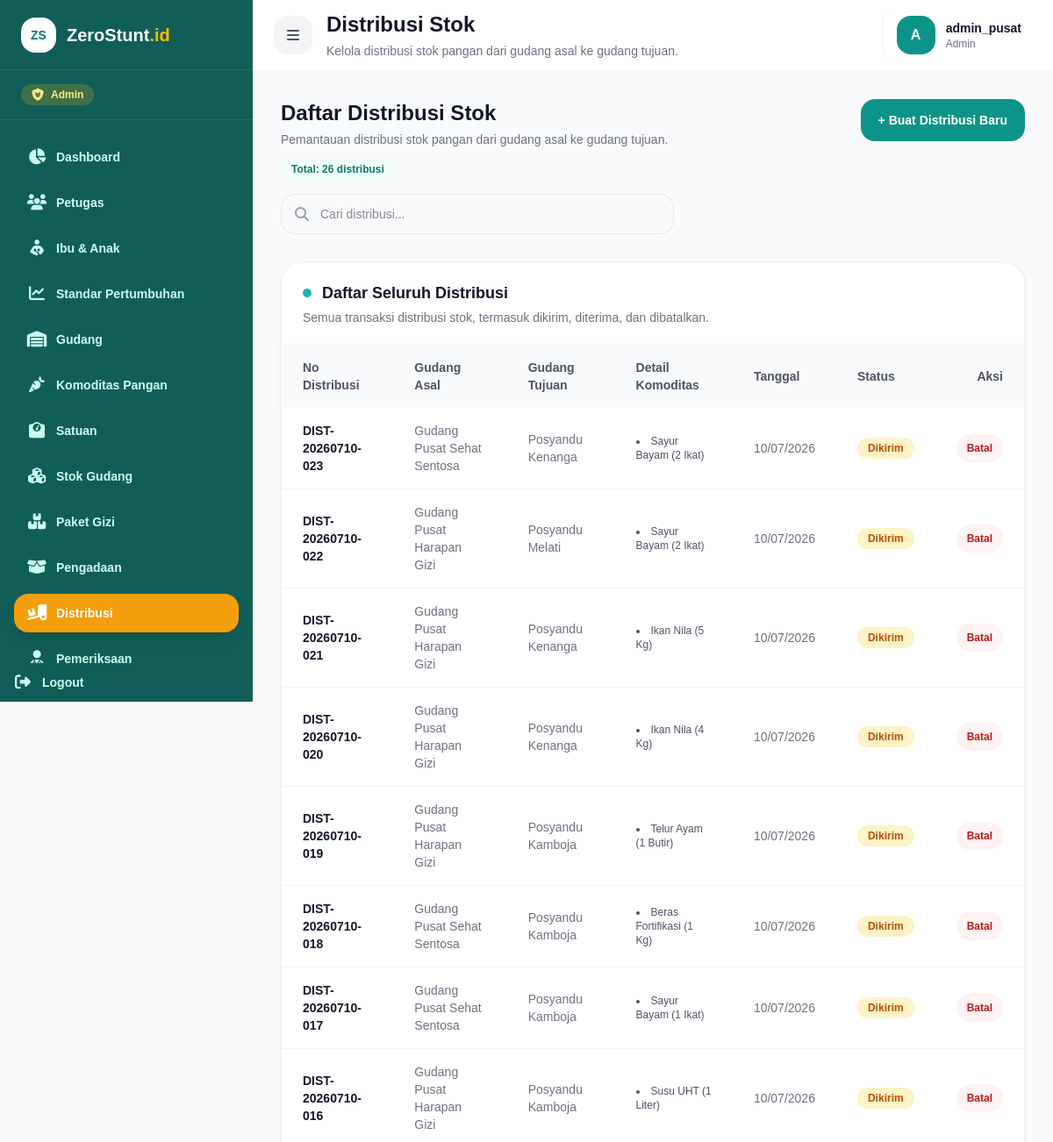
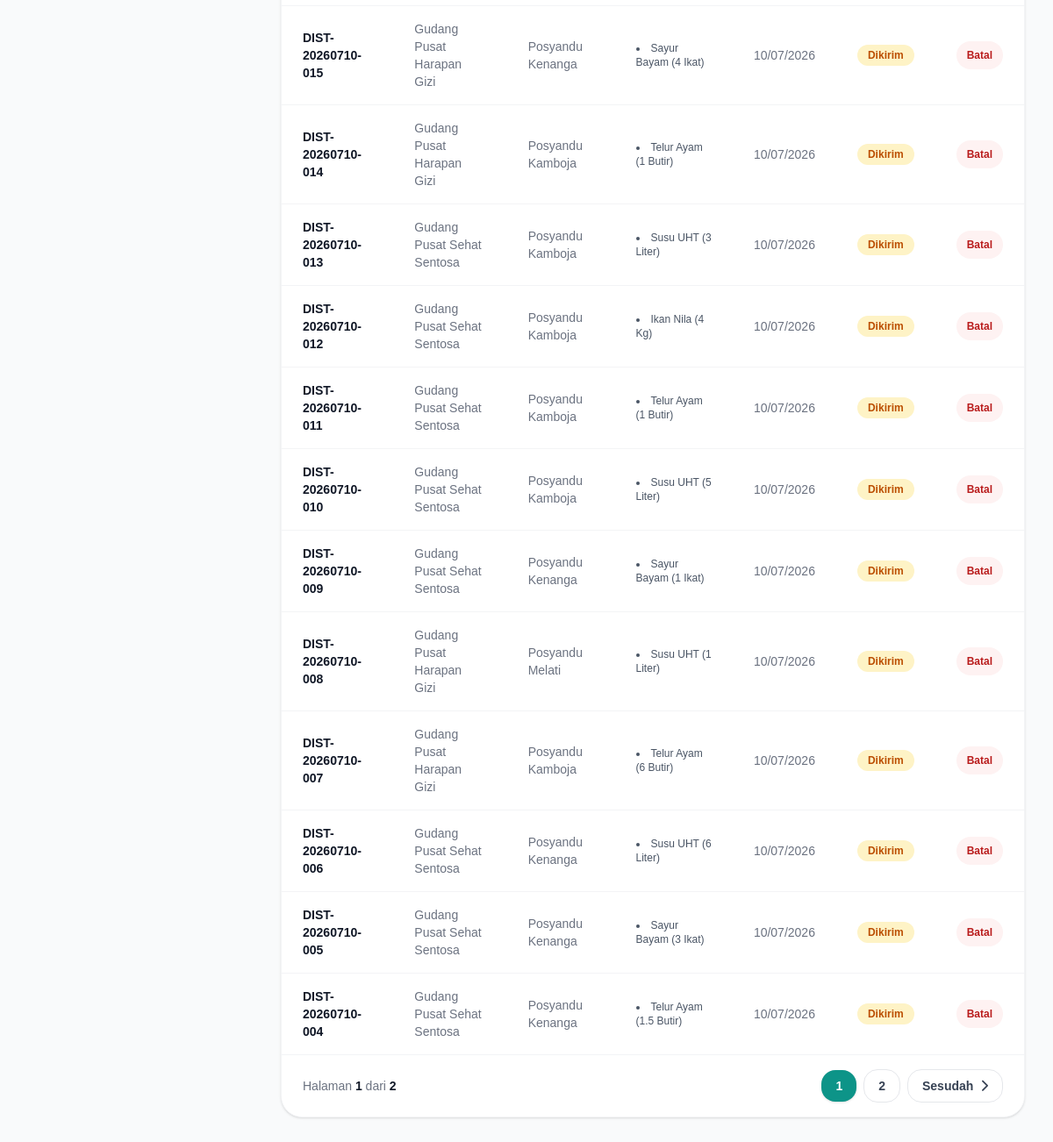
The app's page /transaksi/distribusi (signed in) with its own data (2 pictures, top to bottom).
### tables this page shows
CREATE TABLE `t_distribusi` (
  `id_distribusi` int NOT NULL,
  `no_distribusi` varchar(50) NOT NULL,
  `id_gudang_asal` int NOT NULL,
  `id_gudang_tujuan` int NOT NULL,
  `tanggal_distribusi` date NOT NULL,
  `status_distribusi` enum('Dikirim','Diterima','Dibatalkan') NOT NULL DEFAULT 'Dikirim',
  `catatan` text,
  `created_by` int DEFAULT NULL,
  `received_by` int DEFAULT NULL,
  `received_at` datetime DEFAULT NULL,
  `tgl_created` timestamp NULL DEFAULT CURRENT_TIMESTAMP,
  `tgl_updated` timestamp NULL DEFAULT CURRENT_TIMESTAMP ON UPDATE CURRENT_TIMESTAMP,
  `deleted_at` datetime DEFAULT NULL
);

CREATE TABLE `gudang` (
  `id_gudang` int NOT NULL,
  `nama_gudang` varchar(100) NOT NULL,
  `lokasi_gudang` text,
  `jenis_gudang` enum('Pusat','Posyandu') NOT NULL,
  `alamat_lengkap` text,
  `nama_pengelola` varchar(100) DEFAULT NULL,
  `tgl_created` timestamp NULL DEFAULT CURRENT_TIMESTAMP,
  `is_deleted` tinyint(1) NOT NULL DEFAULT '0'
);

CREATE TABLE `t_distribusi_detail` (
  `id_distribusi_detail` int NOT NULL,
  `id_distribusi` int NOT NULL,
  `id_komoditas` int NOT NULL,
  `jumlah` decimal(12,2) NOT NULL DEFAULT '0.00',
  `tgl_created` timestamp NULL DEFAULT CURRENT_TIMESTAMP
);

CREATE TABLE `komoditas_pangan` (
  `id_komoditas` int NOT NULL,
  `nama_komoditas` varchar(100) NOT NULL,
  `kategori_gizi` varchar(50) DEFAULT NULL,
  `id_satuan` int NOT NULL,
  `deskripsi` text,
  `tgl_created` timestamp NULL DEFAULT CURRENT_TIMESTAMP,
  `is_deleted` tinyint(1) NOT NULL DEFAULT '0'
);

CREATE TABLE `satuan` (
  `id_satuan` int NOT NULL,
  `nama_satuan` varchar(50) NOT NULL,
  `singkat` varchar(10) NOT NULL,
  `tgl_created` timestamp NULL DEFAULT CURRENT_TIMESTAMP,
  `is_deleted` tinyint(1) NOT NULL DEFAULT '0'
);

### views/transaksi/distribusi/index.php (the view, shortened to what the rows shown need)
<?php
$data = $data ?? [];
$distribusiList = $data['distribusi'] ?? [];
$role = $_SESSION['role'] ?? '';
$isAdmin = defined('ROLE_ADMIN')
    ? $role === ROLE_ADMIN
    : strtolower($role) === 'admin';
$isKader = defined('ROLE_KADER')
    ? $role === ROLE_KADER
    : strtolower($role) === 'kader';
$ongoingDistribusiList = [];
$historyDistribusiList = [];
$formatJumlah = function ($value) {
    $number = number_format((float) $value, 2, '.', '');
    return rtrim(rtrim($number, '0'), '.');
};
$renderDistribusiRows = function (array $list, string $emptyMessage) use ($formatJumlah, $isAdmin, $isKader) {
?>
    <div class="overflow-x-auto">
        <table class="w-full text-sm">
            <thead class="bg-gray-50">
                <tr>
                    <th class="px-6 py-4 text-left font-bold text-gray-600">No Distribusi</th>
                    <th class="px-6 py-4 text-left font-bold text-gray-600">Gudang Asal</th>
                    <th class="px-6 py-4 text-left font-bold text-gray-600">Gudang Tujuan</th>
                    <th class="px-6 py-4 text-left font-bold text-gray-600">Detail Komoditas</th>
                    <th class="px-6 py-4 text-left font-bold text-gray-600">Tanggal</th>
                    <th class="px-6 py-4 text-left font-bold text-gray-600">Status</th>
                    <th class="px-6 py-4 text-right font-bold text-gray-600">Aksi</th>
                </tr>
            </thead>
            <tbody class="divide-y divide-gray-100">
                <?php foreach ($list as $d): ?>
                    <tr class="hover:bg-gray-50">
                        <td class="px-6 py-4 font-bold text-gray-900">
                            <?= htmlspecialchars($d['no_distribusi'] ?? '-'); ?>
                        </td>
                        <td class="px-6 py-4 text-gray-500">
                            <?= htmlspecialchars($d['gudang_asal'] ?? '-'); ?>
                        </td>
                        <td class="px-6 py-4 text-gray-500">
                            <?= htmlspecialchars($d['gudang_tujuan'] ?? '-'); ?>
                        </td>
                        <td class="px-6 py-4">
                            <?php if (!empty($d['details'])): ?>
                                <ul class="list-disc list-inside text-xs text-gray-600 space-y-1">
                                    <?php foreach ($d['details'] as $det): ?>
                                        <li>
                                            <?= htmlspecialchars($det['nama_komoditas'] ?? '-'); ?>
                                            (<?= htmlspecialchars($formatJumlah($det['jumlah'] ?? 0)); ?>
                                            <?= htmlspecialchars($det['satuan'] ?? ''); ?>)
                                        </li>
                                    <?php endforeach; ?>
                                </ul>
                            <?php else: ?>
                                <span class="text-xs text-gray-400">-</span>
                            <?php endif; ?>
                        </td>
                        <td class="px-6 py-4 text-gray-500">
                            <?= !empty($d['tanggal_distribusi'])
                                ? htmlspecialchars(date('d/m/Y', strtotime($d['tanggal_distribusi'])))
                                : '-'; ?>
                        </td>
                        <td class="px-6 py-4">
                            <?php
                            $status = $d['status_distribusi'] ?? '-';
                            $class = 'bg-gray-100 text-gray-700';
                            if ($status === 'Dikirim') {
                                $class = 'bg-amber-100 text-amber-700';
                            } elseif ($status === 'Diterima') {
                                $class = 'bg-green-100 text-green-700';
                            } elseif ($status === 'Dibatalkan') {
                                $class = 'bg-red-100 text-red-700';
                            }
                            ?>
                            <span class="inline-flex rounded-full px-3 py-1 text-xs font-bold <?= $class; ?>">
                                <?= htmlspecialchars($status); ?>
                            </span>
                        </td>
                        <td class="px-6 py-4 text-right">
                            <?php if (($d['status_distribusi'] ?? '') === 'Dikirim' && $isKader): ?>
                                <form action="/transaksi/distribusi/terima" method="POST"
                                    data-confirm
                                    data-confirm-title="Terima distribusi?"
                                    data-confirm-message="Pastikan stok fisik sudah diterima di posyandu sebelum menandai distribusi sebagai diterima."
                                    data-confirm-text="Ya, terima"
                                    data-confirm-tone="success">
                                    <input type="hidden"
                                        name="id_distribusi"
                                        value="<?= htmlspecialchars($d['id_distribusi'] ?? ''); ?>">
                                    <button type="submit"
                                        class="rounded-xl bg-green-50 px-3 py-2 text-xs font-bold text-green-700 transition hover:bg-green-100">
                                        Terima
                                    </button>
                                </form>
                            <?php elseif (($d['status_distribusi'] ?? '') === 'Dikirim' && $isAdmin): ?>
                                <form action="/transaksi/distribusi/batal" method="POST"
                                    data-confirm
                                    data-confirm-title="Batalkan distribusi?"
                                    data-confirm-message="Distribusi ini akan dibatalkan dan tidak dapat diterima oleh kader."
                                    data-confirm-text="Ya, batalkan"
                                    data-confirm-tone="danger">
                                    <button type="submit"
                                        class="rounded-xl bg-red-50 px-3 py-2 text-xs font-bold text-red-700 transition hover:bg-red-100">
                                        Batal
                                    </button>
                                </form>
                            <?php else: ?>
                                <span class="text-xs font-semibold text-gray-400">-</span>
                            <?php endif; ?>
                        </td>
                    </tr>
                <?php endforeach; ?>
            </tbody>
        </table>
    </div>
<?php
};
$renderDistribusiCard = function (
    string $title,
    string $subtitle,
    array $list,
    string $emptyMessage,
    string $dotClass = 'bg-teal-500',
    bool $showPagination = false
) use ($renderDistribusiRows, $data) {
?>
    <div class="overflow-hidden rounded-3xl border border-gray-100 bg-white shadow-sm">
        <div class="border-b border-gray-100 px-6 py-5">
            <div class="flex items-center gap-3">
                <span class="h-2.5 w-2.5 rounded-full <?= $dotClass; ?>"></span>
                <h3 class="text-lg font-extrabold text-gray-900">
                    <?= htmlspecialchars($title); ?>
                </h3>
            </div>
            <p class="mt-1 text-sm text-gray-500">
                <?= htmlspecialchars($subtitle); ?>
            </p>
        </div>
        <?php $renderDistribusiRows($list, $emptyMessage); ?>
        <?php if ($showPagination): ?>
            <?php
            $paginationData = [
                'halaman_aktif' => $data['current_page'] ?? 1,
                'total_halaman' => $data['total_pages'] ?? 1,
                'total_data' => $data['total_data'] ?? count($list),
                'per_halaman' => $data['per_halaman'] ?? 20,
                'page_param' => 'page'
            ];
            require '../views/partials/pagination.php';
            ?>
        <?php endif; ?>
    </div>
    <?php
};
$renderDistribusiContent = function () use (
    $isKader,
    $distribusiList,
    $ongoingDistribusiList,
    $historyDistribusiList,
    $renderDistribusiCard
) {
    if ($isKader) {
    ?>
        <div class="space-y-8">
            <?php
            $renderDistribusiCard(
                'Distribusi Sedang Dikirim',
                'Distribusi yang masih menunggu diterima oleh kader.',
                $ongoingDistribusiList,
                'Tidak ada distribusi yang sedang dikirim.',
                'bg-amber-500',
                false
            );
            $renderDistribusiCard(
                'Riwayat Penerimaan Distribusi',
                'Distribusi yang sudah berhasil diterima.',
                $historyDistribusiList,
                'Belum ada riwayat penerimaan distribusi.',
                'bg-green-500',
                false
            );
            ?>
        </div>
<?php
        return;
    }
    $renderDistribusiCard(
        'Daftar Seluruh Distribusi',
        'Semua transaksi distribusi stok, termasuk dikirim, diterima, dan dibatalkan.',
        $distribusiList,
        'Belum ada data distribusi.',
        'bg-teal-500',
        true
    );
};
?>
<div class="space-y-8">
    <div class="space-y-4">
        <div class="flex flex-col gap-4 sm:flex-row sm:items-start sm:justify-between">
            <div>
                <h2 class="text-2xl font-extrabold text-gray-900">
                    Daftar Distribusi Stok
                </h2>
            </div>
        </div>
    </div>
    <div id="tableResult">
        <?php $renderDistribusiContent(); ?>
    </div>
</div>
<?php
require '../views/layouts/dashboard.php';

### records on screen
t_distribusi: no_distribusi "DIST-20260710-023", id_gudang_asal.nama_gudang "Gudang Pusat Sehat Sentosa", id_gudang_tujuan.nama_gudang "Posyandu Kenanga", tanggal_distribusi "10/07/2026", status_distribusi "Dikirim"
t_distribusi_detail: id_komoditas.nama_komoditas "Sayur Bayam", jumlah "2", satuan.singkat "Ikat"
t_distribusi: no_distribusi "DIST-20260710-022", id_gudang_asal.nama_gudang "Gudang Pusat Harapan Gizi", id_gudang_tujuan.nama_gudang "Posyandu Melati", tanggal_distribusi "10/07/2026", status_distribusi "Dikirim"
t_distribusi_detail: id_komoditas.nama_komoditas "Sayur Bayam", jumlah "2", satuan.singkat "Ikat"
t_distribusi: no_distribusi "DIST-20260710-021", id_gudang_asal.nama_gudang "Gudang Pusat Harapan Gizi", id_gudang_tujuan.nama_gudang "Posyandu Kenanga", tanggal_distribusi "10/07/2026", status_distribusi "Dikirim"
t_distribusi_detail: id_komoditas.nama_komoditas "Ikan Nila", jumlah "5", satuan.singkat "Kg"
t_distribusi: no_distribusi "DIST-20260710-020", id_gudang_asal.nama_gudang "Gudang Pusat Harapan Gizi", id_gudang_tujuan.nama_gudang "Posyandu Kenanga", tanggal_distribusi "10/07/2026", status_distribusi "Dikirim"
t_distribusi_detail: id_komoditas.nama_komoditas "Ikan Nila", jumlah "4", satuan.singkat "Kg"
t_distribusi: no_distribusi "DIST-20260710-019", id_gudang_asal.nama_gudang "Gudang Pusat Harapan Gizi", id_gudang_tujuan.nama_gudang "Posyandu Kamboja", tanggal_distribusi "10/07/2026", status_distribusi "Dikirim"
t_distribusi_detail: id_komoditas.nama_komoditas "Telur Ayam", jumlah "1", satuan.singkat "Butir"
t_distribusi: no_distribusi "DIST-20260710-018", id_gudang_asal.nama_gudang "Gudang Pusat Sehat Sentosa", id_gudang_tujuan.nama_gudang "Posyandu Kamboja", tanggal_distribusi "10/07/2026", status_distribusi "Dikirim"
t_distribusi_detail: id_komoditas.nama_komoditas "Beras Fortifikasi", jumlah "1", satuan.singkat "Kg"
t_distribusi: no_distribusi "DIST-20260710-017", id_gudang_asal.nama_gudang "Gudang Pusat Sehat Sentosa", id_gudang_tujuan.nama_gudang "Posyandu Kamboja", tanggal_distribusi "10/07/2026", status_distribusi "Dikirim"
t_distribusi_detail: id_komoditas.nama_komoditas "Sayur Bayam", jumlah "1", satuan.singkat "Ikat"
t_distribusi: no_distribusi "DIST-20260710-016", id_gudang_asal.nama_gudang "Gudang Pusat Harapan Gizi", id_gudang_tujuan.nama_gudang "Posyandu Kamboja", tanggal_distribusi "10/07/2026", status_distribusi "Dikirim"
t_distribusi_detail: id_komoditas.nama_komoditas "Susu UHT", jumlah "1", satuan.singkat "Liter"
t_distribusi: no_distribusi "DIST-20260710-015", id_gudang_asal.nama_gudang "Gudang Pusat Harapan Gizi", id_gudang_tujuan.nama_gudang "Posyandu Kenanga", tanggal_distribusi "10/07/2026", status_distribusi "Dikirim"
t_distribusi_detail: id_komoditas.nama_komoditas "Sayur Bayam", jumlah "4", satuan.singkat "Ikat"
t_distribusi: no_distribusi "DIST-20260710-014", id_gudang_asal.nama_gudang "Gudang Pusat Harapan Gizi", id_gudang_tujuan.nama_gudang "Posyandu Kamboja", tanggal_distribusi "10/07/2026", status_distribusi "Dikirim"
t_distribusi_detail: id_komoditas.nama_komoditas "Telur Ayam", jumlah "1", satuan.singkat "Butir"
t_distribusi: no_distribusi "DIST-20260710-013", id_gudang_asal.nama_gudang "Gudang Pusat Sehat Sentosa", id_gudang_tujuan.nama_gudang "Posyandu Kamboja", tanggal_distribusi "10/07/2026", status_distribusi "Dikirim"
t_distribusi_detail: id_komoditas.nama_komoditas "Susu UHT", jumlah "3", satuan.singkat "Liter"
t_distribusi: no_distribusi "DIST-20260710-012", id_gudang_asal.nama_gudang "Gudang Pusat Sehat Sentosa", id_gudang_tujuan.nama_gudang "Posyandu Kamboja", tanggal_distribusi "10/07/2026", status_distribusi "Dikirim"
t_distribusi_detail: id_komoditas.nama_komoditas "Ikan Nila", jumlah "4", satuan.singkat "Kg"
t_distribusi: no_distribusi "DIST-20260710-011", id_gudang_asal.nama_gudang "Gudang Pusat Sehat Sentosa", id_gudang_tujuan.nama_gudang "Posyandu Kamboja", tanggal_distribusi "10/07/2026", status_distribusi "Dikirim"
t_distribusi_detail: id_komoditas.nama_komoditas "Telur Ayam", jumlah "1", satuan.singkat "Butir"
t_distribusi: no_distribusi "DIST-20260710-010", id_gudang_asal.nama_gudang "Gudang Pusat Sehat Sentosa", id_gudang_tujuan.nama_gudang "Posyandu Kamboja", tanggal_distribusi "10/07/2026", status_distribusi "Dikirim"
t_distribusi_detail: id_komoditas.nama_komoditas "Susu UHT", jumlah "5", satuan.singkat "Liter"
t_distribusi: no_distribusi "DIST-20260710-009", id_gudang_asal.nama_gudang "Gudang Pusat Sehat Sentosa", id_gudang_tujuan.nama_gudang "Posyandu Kenanga", tanggal_distribusi "10/07/2026", status_distribusi "Dikirim"
t_distribusi_detail: id_komoditas.nama_komoditas "Sayur Bayam", jumlah "1", satuan.singkat "Ikat"
t_distribusi: no_distribusi "DIST-20260710-008", id_gudang_asal.nama_gudang "Gudang Pusat Harapan Gizi", id_gudang_tujuan.nama_gudang "Posyandu Melati", tanggal_distribusi "10/07/2026", status_distribusi "Dikirim"
t_distribusi_detail: id_komoditas.nama_komoditas "Susu UHT", jumlah "1", satuan.singkat "Liter"
t_distribusi: no_distribusi "DIST-20260710-007", id_gudang_asal.nama_gudang "Gudang Pusat Harapan Gizi", id_gudang_tujuan.nama_gudang "Posyandu Kamboja", tanggal_distribusi "10/07/2026", status_distribusi "Dikirim"
t_distribusi_detail: id_komoditas.nama_komoditas "Telur Ayam", jumlah "6", satuan.singkat "Butir"
t_distribusi: no_distribusi "DIST-20260710-006", id_gudang_asal.nama_gudang "Gudang Pusat Sehat Sentosa", id_gudang_tujuan.nama_gudang "Posyandu Kenanga", tanggal_distribusi "10/07/2026", status_distribusi "Dikirim"
t_distribusi_detail: id_komoditas.nama_komoditas "Susu UHT", jumlah "6", satuan.singkat "Liter"
t_distribusi: no_distribusi "DIST-20260710-005", id_gudang_asal.nama_gudang "Gudang Pusat Sehat Sentosa", id_gudang_tujuan.nama_gudang "Posyandu Kenanga", tanggal_distribusi "10/07/2026", status_distribusi "Dikirim"
t_distribusi_detail: id_komoditas.nama_komoditas "Sayur Bayam", jumlah "3", satuan.singkat "Ikat"
t_distribusi: no_distribusi "DIST-20260710-004", id_gudang_asal.nama_gudang "Gudang Pusat Sehat Sentosa", id_gudang_tujuan.nama_gudang "Posyandu Kenanga", tanggal_distribusi "10/07/2026", status_distribusi "Dikirim"
t_distribusi_detail: id_komoditas.nama_komoditas "Telur Ayam", jumlah "1.5", satuan.singkat "Butir"

### other values on screen
$role "Admin"
$menu['label'] "Dashboard"
$menu['label'] "Petugas"
$menu['label'] "Ibu & Anak"
$menu['label'] "Standar Pertumbuhan"
$menu['label'] "Gudang"
$menu['label'] "Komoditas Pangan"
$menu['label'] "Satuan"
$menu['label'] "Stok Gudang"
$menu['label'] "Paket Gizi"
$menu['label'] "Pengadaan"
$menu['label'] "Distribusi"
$menu['label'] "Pemeriksaan"
$pageTitle "Distribusi Stok"
$pageSubtitle "Kelola distribusi stok pangan dari gudang asal ke gudang tujuan."
